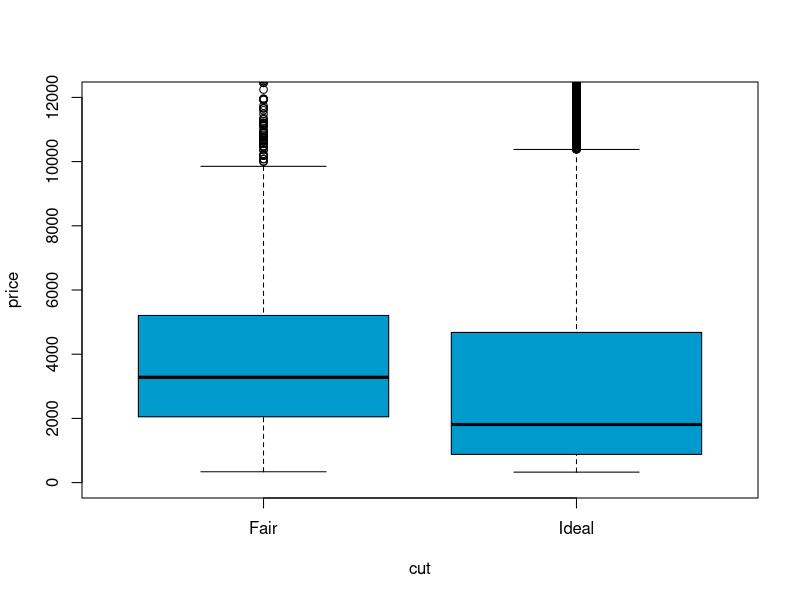
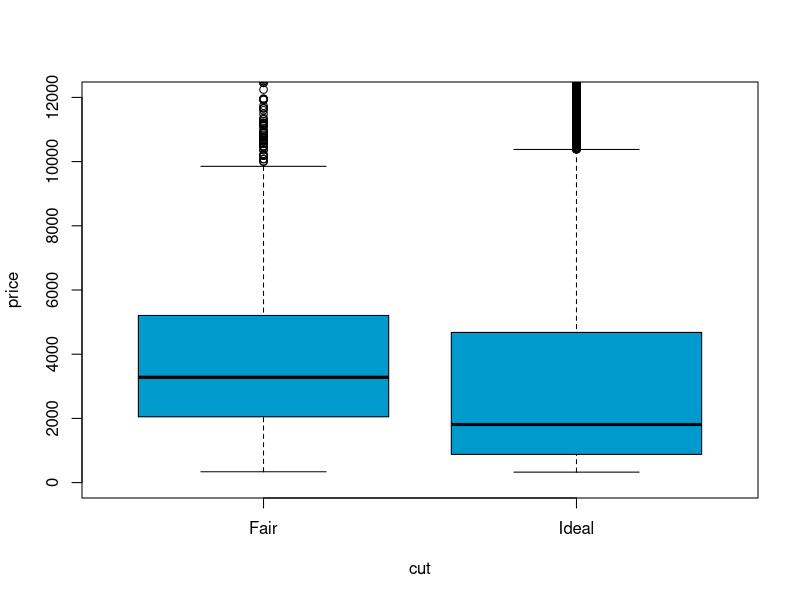

Generate these figures, in order, with R:
library(ggplot2)

# The idea of t.test is to evaluate if there are differences in a numeric variable 
# distribution between diferent groups of a nominal variable.

# In order to demonstrate this, I will select the levels of the Fair and Ideal levels of the factor variable cut
# Then we will compare the values a numeric variable among those two groups
data = diamonds[diamonds$cut %in% c('Fair', 'Ideal'), ]
data$cut = droplevels.factor(data$cut) # Drop levels that aren't used from the cut variable
df1 = data[, c('cut', 'price')]

# We can see the price means are different for each group
tapply(df1$price, df1$cut, mean)
# Fair    Ideal 
# 4358.758 3457.542 

## Formula interface to t.test
# The idea is that the numeric variable is explained by a group variable
# t.test(numeric_variable ~ group_variable, data = data)

# In our case. 
# The numeric_variable is price
# The group_variable is cut
t.test(price ~ cut, data = data)

# Welch Two Sample t-test
# 
# data:  price by cut
# t = 9.7484, df = 1894.8, p-value < 2.2e-16
# alternative hypothesis: true difference in means is not equal to 0
# 95 percent confidence interval:
#   719.9065 1082.5251
# sample estimates:
#   mean in group Fair mean in group Ideal 
#   4358.758            3457.542 

# Another way to validate the previous results is to just plot the distributions using a box-plot
plot(price ~ cut, data = data, ylim=c(0,12000), 
     col = 'deepskyblue3')

png('t_test/ttest_boxplot.png')
plot(price ~ cut, data = data, ylim=c(0,12000), 
     col = 'deepskyblue3')
dev.off()
